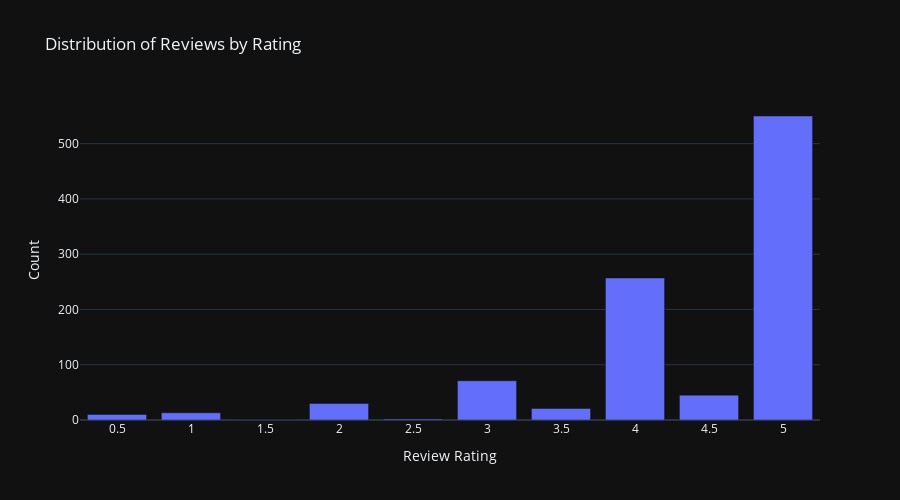

Notebook code for this chart:
### Markdown cell above
#### Question: What is the overall distribution of rating in 1000 reviews regardless of the bank and the location?

### Code cell
# calculate the count value for the rating
rating = data['rating'].value_counts().sort_index()
rating_df = pd.DataFrame(rating).reset_index()
rating_df.columns = ['rating', 'count']

fig = px.bar(rating_df, x='rating', y='count', hover_data=['rating', 'count'], width=900, height=500, template='plotly_dark', title='Distribution of Reviews by Rating')
fig.update_layout(
    xaxis=dict(
        title='Review Rating',
        tickmode='linear',
        tick0=rating_df['rating'].min(),
        dtick=0.5
    ),
    yaxis=dict(
        title='Count'
    )
)
fig.show()

### Figure 1 — Plotly figure (JSON) as saved in the notebook; plotly's stock layout.template omitted (floating-point values rounded to 4 significant figures)
{"data": [{"alignmentgroup": "True", "hovertemplate": "rating=%{x}<br>count=%{y}<extra></extra>", "legendgroup": "", "marker": {"color": "#636efa", "pattern": {"shape": ""}}, "name": "", "offsetgroup": "", "orientation": "v", "showlegend": false, "textposition": "auto", "type": "bar", "x": [0.5, 1, 1.5, 2, 2.5, 3, 3.5, 4, 4.5, 5], "xaxis": "x", "y": [10, 13, 1, 30, 2, 71, 21, 257, 45, 550], "yaxis": "y"}], "layout": {"barmode": "relative", "height": 500, "legend": {"tracegroupgap": 0}, "title": {"text": "Distribution of Reviews by Rating"}, "width": 900, "xaxis": {"anchor": "y", "autorange": true, "domain": [0, 1], "dtick": 0.5, "range": [0.25, 5.25], "tick0": 0.5, "tickmode": "linear", "title": {"text": "Review Rating"}, "type": "linear"}, "yaxis": {"anchor": "x", "autorange": true, "domain": [0, 1], "range": [0, 578.9], "title": {"text": "Count"}, "type": "linear"}}}
